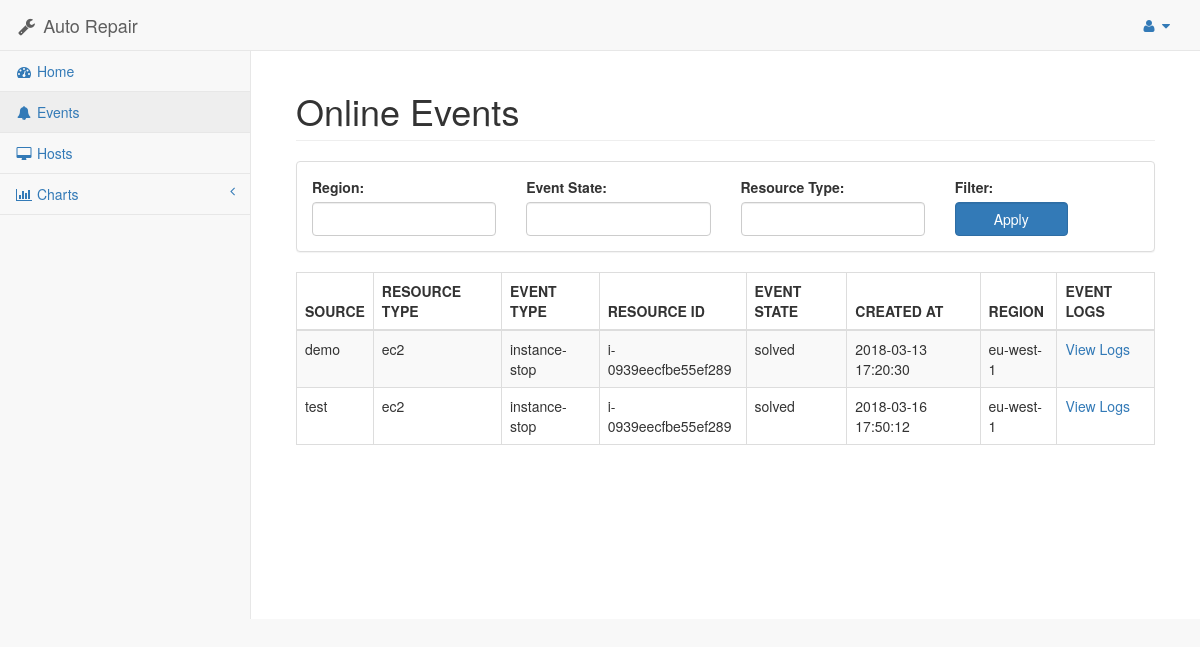
/online_events/ (signed in), run on the app's committed database.
### asset/models.py (models this page shows, shortened)
class OnlineEvent(models.Model):
    source = models.CharField(max_length=500)
    resource_type = models.CharField(max_length=500)
    event_type = models.CharField(max_length=500)
    resource_id = models.CharField(max_length=500)
    event_state = models.CharField(max_length=100, default="new")
    detail = models.TextField()
    result_detail = models.TextField()
    created_at = models.DateTimeField(auto_now_add=True)
    region = models.ForeignKey(Region, default=1)

class Region(models.Model):
    name = models.CharField(max_length=100)
    tag_name = models.CharField(max_length=100)
    full_name = models.CharField(max_length=500)
    profile_name = models.CharField(max_length=500, blank=True)

### asset/views.py (the view)
# urls.py: url(r'online_events/$', views.OnlineEventsView.as_view(), name='online_events'),
class OnlineEventsView(View):
    template_name = 'asset/online_events.html'
    context = {
        'title': "Online Events"
    }
    @method_decorator(login_required)
    def get(self, request):
        print request.user.username
        events = OnlineEvent.objects.all()
        filters = {}
        if request.GET.get('region_name'):
            events = events.filter(region__name=request.GET.get('region_name'))
            filters['region_name'] = request.GET.get('region_name')
        if request.GET.get('event_state'):
            events = events.filter(event_state=request.GET.get('event_state'))
            filters['event_state'] = request.GET.get('event_state')
        if request.GET.get('resource_type'):
            events = events.filter(resource_type=request.GET.get('resource_type'))
            filters['resource_type'] = request.GET.get('resource_type')
        self.context['events'] = events
        self.context['filters'] = filters
        return render(request, self.template_name, self.context)

### asset/templates/asset/online_events.html
{% extends "asset/layout.html" %}
{% block content %}
<form action="." method="GET">
    <div class="panel panel-default">
        <div class="panel-body">
            <div class="row">
                <div class="col-md-3">
                    <label for="iFilterRegionName">Region:</label>
                    <input class="form-control" name="region_name" type="text" id="iFilterRegionName" value="{{filters.region_name}}" />
                </div>
                <div class="col-md-3">
                    <label for="iFilterEventState">Event State:</label>
                    <input class="form-control" name="event_state" type="text" id="iFilterEventState" value="{{filters.event_state}}" />
                </div>
                <div class="col-md-3">
                    <label for="iFilterResourceType">Resource Type:</label>
                    <input class="form-control" name="resource_type" type="text" id="iFilterResourceType" value="{{filters.resource_type}}" />
                </div>
                <div class="col-md-2">
                    <label>Filter:</label>
                    <input class="btn btn-primary form-control" type="submit" id="iFilterSubmit" value="Apply" />
                </div>
            </div>
        </div>
    </div>
</form>
<table class="table table-striped table-bordered table-hover">
    <thead>
        <tr>
            <th>SOURCE</th>
            <th>RESOURCE TYPE</th>
            <th>EVENT TYPE</th>
            <th>RESOURCE ID</th>
            <th>EVENT STATE</th>
            <th>CREATED AT</th>
            <th>REGION</th>
            <th>EVENT LOGS</th>
        </tr>
    </thead>
    <tbody>
        {% for event in events %}
        <tr class="{{event.event_state}}">
            <td>{{event.source}}</td>
            <td>{{event.resource_type}}</td>
            <td>{{event.event_type}}</td>
            <td>{{event.resource_id}}</td>
            <td>{{event.event_state}}</td>
            <td>{{event.created_at|date:"Y-m-d H:i:s"}}</td>
            <td>{{event.region.name}}</td>
            <td>
                <a href="{% url 'event_logs' %}?id={{event.id}}">View Logs</a>
            </td>
        </tr>
        {% endfor %}
    </tbody>
</table>
{% endblock %}

### data on the page
OnlineEvent: source "demo", resource_type "ec2", event_type "instance-stop", resource_id "i-0939eecfbe55ef289", event_state "solved", created_at "2018-03-13 17:20:30", region.name "eu-west-1"
OnlineEvent: source "test", resource_type "ec2", event_type "instance-stop", resource_id "i-0939eecfbe55ef289", event_state "solved", created_at "2018-03-16 17:50:12", region.name "eu-west-1"

### other printed values
{{ title }} "Online Events"
